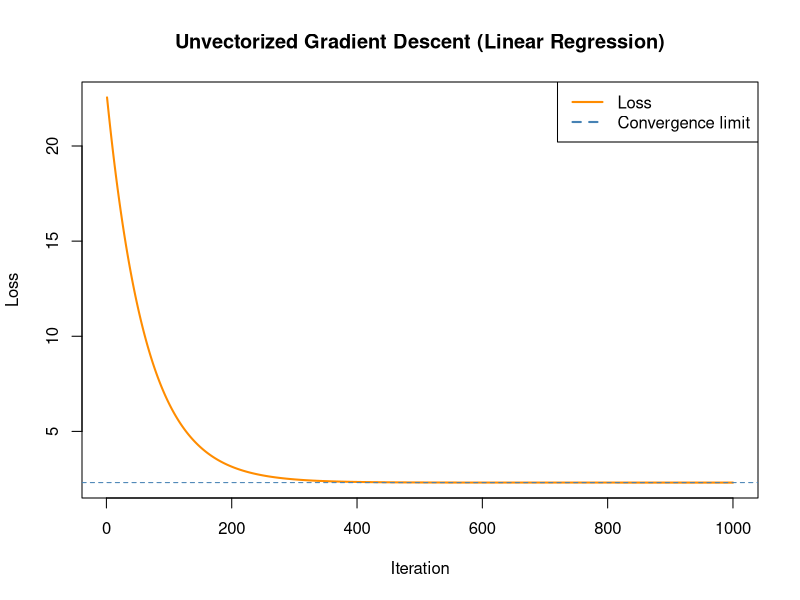

Here is the R script that generated this plot:
set.seed(123)

# Parameters
n <- 100
eta <- 0.008   # Slightly slower step size
epsilon <- 1e-6
max_iter <- 1000

# Generate data
x_raw <- rnorm(n, mean = 1, sd = sqrt(2))
x_scaled <- scale(x_raw)
X1 <- rep(1, n)
X2 <- as.numeric(x_scaled)
y <- rnorm(n, mean = 2 + 3 * x_raw, sd = sqrt(5))

# Initialize parameters
beta0 <- 0
beta1 <- 0
loss_history <- c()

# Gradient Descent Loop (unvectorized)
for (iter in 1:max_iter) {
  grad0 <- 0
  grad1 <- 0
  loss <- 0
  
  for (i in 1:n) {
    xi1 <- X1[i]
    xi2 <- X2[i]
    yi <- y[i]
    pred <- beta0 * xi1 + beta1 * xi2
    error <- yi - pred
    loss <- loss + (error^2) / (2 * n)
    grad0 <- grad0 - error * xi1
    grad1 <- grad1 - error * xi2
  }
  
  grad0 <- grad0 / n
  grad1 <- grad1 / n
  
  # Update
  beta0 <- beta0 - eta * grad0
  beta1 <- beta1 - eta * grad1
  
  loss_history <- c(loss_history, loss)
  
  # Stopping criterion
  if (sqrt(grad0^2 + grad1^2) < epsilon) break
}

# Convert to original scale
beta1_orig <- beta1 / sd(x_raw)
beta0_orig <- beta0 - beta1 * mean(x_raw) / sd(x_raw)

# Output
cat("Final beta (scaled):", c(beta0, beta1), "\n")
cat("Final beta (original scale):", c(beta0_orig, beta1_orig), "\n")
cat("Iterations:", iter, "\n")

# Plot: Loss vs Iteration with abline and color
plot(loss_history, type = "l", col = "darkorange", lwd = 2,
     xlab = "Iteration", ylab = "Loss",
     main = "Unvectorized Gradient Descent (Linear Regression)")
abline(h = min(loss_history), col = "steelblue", lty = 2)
legend("topright", legend = c("Loss", "Convergence limit"),
       col = c("darkorange", "steelblue"), lwd = 2, lty = c(1, 2))
